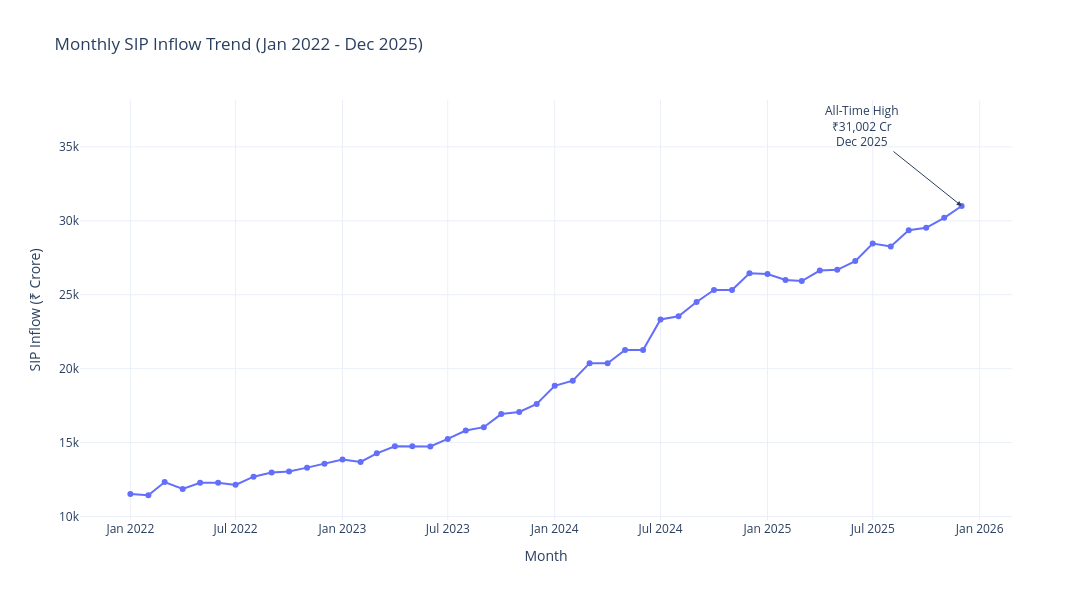

The notebook cell this image was saved under:
### Code cell
# Find all-time high SIP inflow
max_sip = sip.loc[sip["sip_inflow_crore"].idxmax()]

# Create Plotly line chart
fig = px.line(
    sip,
    x="month",
    y="sip_inflow_crore",
    markers=True,
    title="Monthly SIP Inflow Trend (Jan 2022 - Dec 2025)"
)

# Highlight all-time high point
fig.add_annotation(
    x=max_sip["month"].strftime("%Y-%m-%d"),
    y=max_sip["sip_inflow_crore"],
    text=f"All-Time High<br>₹{max_sip['sip_inflow_crore']:,} Cr<br>Dec 2025",
    showarrow=True,
    arrowhead=2,
    ax=-100,
    ay=-80
)

# Format chart
fig.update_layout(
    xaxis_title="Month",
    yaxis_title="SIP Inflow (₹ Crore)",
    height=600,
    width=1100,
    template="plotly_white"
)

# Display chart
fig.show()

# Save chart
fig.write_image(charts_path + r"\sip_inflow_trend.png")

print("Chart saved successfully!")

### Figure 1 — Plotly figure (JSON) as saved in the notebook; plotly's stock layout.template omitted (floating-point values rounded to 4 significant figures)
{"data": [{"hovertemplate": "month=%{x}<br>sip_inflow_crore=%{y}<extra></extra>", "legendgroup": "", "line": {"color": "#636efa", "dash": "solid"}, "marker": {"symbol": "circle"}, "mode": "lines+markers", "name": "", "orientation": "v", "showlegend": false, "type": "scatter", "x": ["2022-01-01T00:00:00", "2022-02-01T00:00:00", "2022-03-01T00:00:00", "2022-04-01T00:00:00", "2022-05-01T00:00:00", "2022-06-01T00:00:00", "2022-07-01T00:00:00", "2022-08-01T00:00:00", "2022-09-01T00:00:00", "2022-10-01T00:00:00", "2022-11-01T00:00:00", "2022-12-01T00:00:00", "2023-01-01T00:00:00", "2023-02-01T00:00:00", "2023-03-01T00:00:00", "2023-04-01T00:00:00", "2023-05-01T00:00:00", "2023-06-01T00:00:00", "2023-07-01T00:00:00", "2023-08-01T00:00:00", "2023-09-01T00:00:00", "2023-10-01T00:00:00", "2023-11-01T00:00:00", "2023-12-01T00:00:00", "2024-01-01T00:00:00", "2024-02-01T00:00:00", "2024-03-01T00:00:00", "2024-04-01T00:00:00", "2024-05-01T00:00:00", "2024-06-01T00:00:00", "2024-07-01T00:00:00", "2024-08-01T00:00:00", "2024-09-01T00:00:00", "2024-10-01T00:00:00", "2024-11-01T00:00:00", "2024-12-01T00:00:00", "2025-01-01T00:00:00", "2025-02-01T00:00:00", "2025-03-01T00:00:00", "2025-04-01T00:00:00", "2025-05-01T00:00:00", "2025-06-01T00:00:00", "2025-07-01T00:00:00", "2025-08-01T00:00:00", "2025-09-01T00:00:00", "2025-10-01T00:00:00", "2025-11-01T00:00:00", "2025-12-01T00:00:00"], "xaxis": "x", "y": [11517, 11438, 12328, 11863, 12286, 12276, 12140, 12694, 12976, 13040, 13306, 13573, 13856, 13687, 14276, 14749, 14749, 14734, 15245, 15814, 16042, 16928, 17073, 17610, 18838, 19187, 20371, 20371, 21262, 21262, 23332, 23547, 24509, 25323, 25320, 26459, 26400, 25999, 25926, 26632, 26688, 27274, 28464, 28265, 29361, 29529, 30200, 31002], "yaxis": "y"}], "layout": {"annotations": [{"arrowhead": 2, "ax": -100, "ay": -80, "showarrow": true, "text": "All-Time High<br>₹31,002 Cr<br>Dec 2025", "x": "2025-12-01", "y": 31002}], "height": 600, "legend": {"tracegroupgap": 0}, "title": {"text": "Monthly SIP Inflow Trend (Jan 2022 - Dec 2025)"}, "width": 1100, "xaxis": {"anchor": "y", "domain": [0, 1], "title": {"text": "Month"}}, "yaxis": {"anchor": "x", "domain": [0, 1], "title": {"text": "SIP Inflow (₹ Crore)"}}}}
